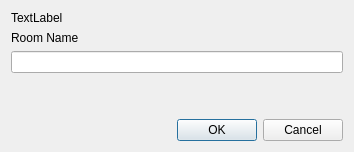
<?xml version="1.0" encoding="UTF-8"?>
<ui version="4.0">
 <class>StartGroupChatDialog</class>
 <widget class="QDialog" name="StartGroupChatDialog">
  <property name="geometry">
   <rect>
    <x>0</x>
    <y>0</y>
    <width>354</width>
    <height>152</height>
   </rect>
  </property>
  <property name="windowTitle">
   <string>Start Group Chat</string>
  </property>
  <layout class="QVBoxLayout" name="verticalLayout">
   <item>
    <widget class="QLabel" name="mainText">
     <property name="text">
      <string>TextLabel</string>
     </property>
    </widget>
   </item>
   <item>
    <widget class="QLabel" name="label_2">
     <property name="text">
      <string>Room Name</string>
     </property>
    </widget>
   </item>
   <item>
    <widget class="QLineEdit" name="roomnameLineEdit"/>
   </item>
   <item>
    <spacer name="verticalSpacer">
     <property name="orientation">
      <enum>Qt::Vertical</enum>
     </property>
     <property name="sizeHint" stdset="0">
      <size>
       <width>20</width>
       <height>40</height>
      </size>
     </property>
    </spacer>
   </item>
   <item>
    <widget class="QDialogButtonBox" name="buttonBox">
     <property name="orientation">
      <enum>Qt::Horizontal</enum>
     </property>
     <property name="standardButtons">
      <set>QDialogButtonBox::Cancel|QDialogButtonBox::Ok</set>
     </property>
    </widget>
   </item>
  </layout>
 </widget>
 <resources/>
 <connections>
  <connection>
   <sender>buttonBox</sender>
   <signal>accepted()</signal>
   <receiver>StartGroupChatDialog</receiver>
   <slot>accept()</slot>
   <hints>
    <hint type="sourcelabel">
     <x>248</x>
     <y>254</y>
    </hint>
    <hint type="destinationlabel">
     <x>157</x>
     <y>274</y>
    </hint>
   </hints>
  </connection>
  <connection>
   <sender>buttonBox</sender>
   <signal>rejected()</signal>
   <receiver>StartGroupChatDialog</receiver>
   <slot>reject()</slot>
   <hints>
    <hint type="sourcelabel">
     <x>316</x>
     <y>260</y>
    </hint>
    <hint type="destinationlabel">
     <x>286</x>
     <y>274</y>
    </hint>
   </hints>
  </connection>
 </connections>
</ui>
